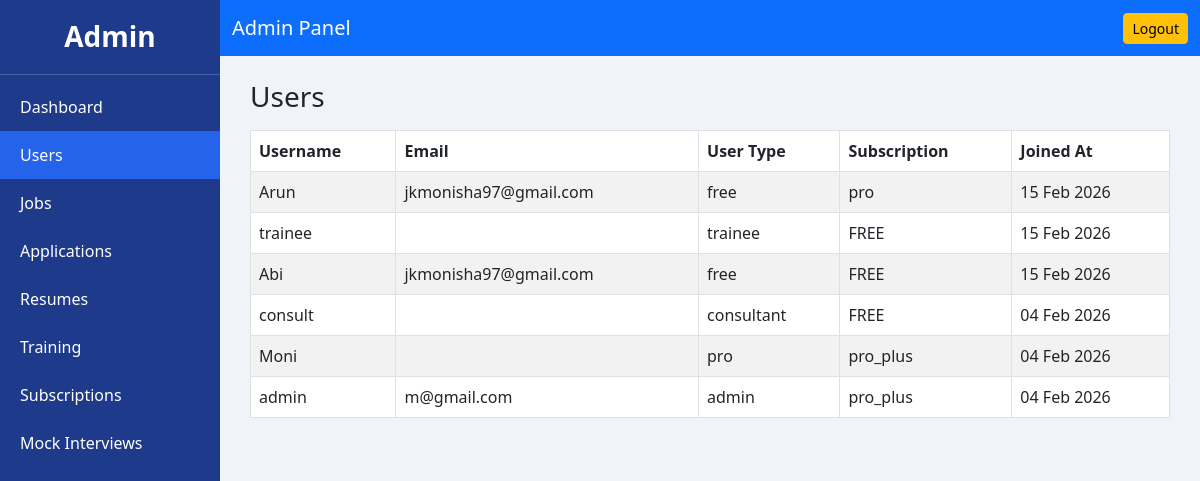
Page /admin-dashboard/users/ on the committed database.
### accounts/models.py (models this page shows, shortened)
class User(AbstractUser):
    USER_TYPE = (
        ('free', 'Free'),
        ('pro', 'Pro'),
        ('pro_plus', 'Pro Plus'),
        ('consultant', 'Consultant'),
        ('admin', 'Admin'),
        ('trainee','Trainee'),
    )
    user_type = models.CharField(
        max_length=15,
        choices=USER_TYPE,
        default='free'
    )
    pro_subscription_active = models.BooleanField(default=False)
    whatsapp_number = models.CharField(max_length=15, blank=True, null=True)

class Subscription(models.Model):
    PLAN_CHOICES = (
        ('FREE', 'Free'),
        ('PRO', 'Pro'),
    )
    user = models.OneToOneField(
        settings.AUTH_USER_MODEL,
        on_delete=models.CASCADE,
        related_name="subscription",
           null=True,
    blank=True   # ⭐ VERY IMPORTANT
    )
    amount_paid = models.CharField(default=0)
    payment_status = models.BooleanField(default=False)
    plan = models.CharField(max_length=10, choices=PLAN_CHOICES, default='FREE')
    created_at = models.DateTimeField(auto_now_add=True)

### dashboard/views.py (the view, shortened to what this page needs)
# urls.py: path('', views.admin_dashboard, name='admin_dashboard'),
def admin_dashboard(request, section=None):
    total_users = User.objects.count()
    total_jobs = Job.objects.count()
    total_applications = JobApplication.objects.count()
    total_resumes = Resumed.objects.count()
    total_courses = TrainingCourse.objects.count()
    total_revenue = Subscription.objects.aggregate(Sum('amount_paid'))['amount_paid__sum'] or 0
    total_notifications = UserNotification.objects.filter(read=False).count()
    recent_users = User.objects.order_by('-date_joined')[:5]
    recent_applications = JobApplication.objects.order_by('-applied_at')[:5]
    recent_resumes = Resumed.objects.order_by('-created_at')[:5]
    recent_enrollments = Enrollment.objects.order_by('-created_at')[:5]
    users_per_month = (
        User.objects.extra(select={'month': "strftime('%%m', date_joined)"})
        .values('month')
        .annotate(count=Count('id'))
        .order_by('month')
    )
    months = [u['month'] for u in users_per_month]
    user_counts = [u['count'] for u in users_per_month]
    revenue_per_month = (
        Subscription.objects.extra(select={'month': "strftime('%%m', created_at)"})
        .values('month')
        .annotate(total=Sum('amount_paid'))
        .order_by('month')
    )
    revenue_months = [r['month'] for r in revenue_per_month]
    revenue_values = [r['total'] or 0 for r in revenue_per_month]
    section_data = {}
    if section == 'users':
        section_data['items'] = User.objects.order_by('-date_joined')
    elif section == 'jobs':
        section_data['items'] = Job.objects.order_by('-created_at')
    elif section == 'applications':
        section_data['items'] = JobApplication.objects.order_by('-applied_at')
    elif section == 'resumes':
        section_data['items'] = Resumed.objects.order_by('-created_at')
    elif section == 'training':
        section_data['items'] = TrainingCourse.objects.order_by('-id')
    elif section == 'subscriptions':
        section_data['items'] = Subscription.objects.order_by('-created_at')
    context = {
        'total_users': total_users,
        'total_jobs': total_jobs,
        'total_applications': total_applications,
        'total_resumes': total_resumes,
        'total_courses': total_courses,
        'total_revenue': total_revenue,
        'total_notifications': total_notifications,
        'months': months,
        'user_counts': user_counts,
        'revenue_months': revenue_months,
        'revenue_values': revenue_values,
        'section': section,
        'section_data': section_data
    }
    return render(request, 'dashboard/admin_dashboard.html', context)

### dashboard/templates/dashboard/admin_dashboard.html (shortened to what this page needs)
{% load static %}
<!DOCTYPE html>
<html lang="en">
<head>
    <link href="https://cdn.jsdelivr.net/npm/bootstrap@5.3.0/dist/css/bootstrap.min.css" rel="stylesheet">
    <link href="https://cdn.jsdelivr.net/npm/bootstrap-icons@1.10.5/font/bootstrap-icons.css" rel="stylesheet">
</head>
<body>
<div class="sidebar d-flex flex-column">
    <h3>Admin</h3>
    <a href="{% url 'admin_dashboard' %}" class="{% if not section %}active{% endif %}">Dashboard</a>
    <a href="{% url 'admin_dashboard_section' 'users' %}" class="{% if section == 'users' %}active{% endif %}">Users</a>
    <a href="{% url 'admin_dashboard_section' 'jobs' %}" class="{% if section == 'jobs' %}active{% endif %}">Jobs</a>
    <a href="{% url 'admin_dashboard_section' 'applications' %}" class="{% if section == 'applications' %}active{% endif %}">Applications</a>
    <a href="{% url 'admin_dashboard_section' 'resumes' %}" class="{% if section == 'resumes' %}active{% endif %}">Resumes</a>
    <a href="{% url 'admin_dashboard_section' 'training' %}" class="{% if section == 'training' %}active{% endif %}">Training</a>
    <a href="{% url 'admin_dashboard_section' 'subscriptions' %}" class="{% if section == 'subscriptions' %}active{% endif %}">Subscriptions</a>
    <a href="{% url 'admin_dashboard_section' 'mock_interviews' %}" class="{% if section == 'mock_interviews' %}active{% endif %}">Mock Interviews</a>
</div>
<nav class="navbar navbar-expand-lg navbar-dark bg-primary">
    <div class="container-fluid">
        <a class="navbar-brand" href="{% url 'admin_dashboard' %}">Admin Panel</a>
        <form method="post" action="{% url 'logout' %}" class="ms-auto">
            <button class="btn btn-warning btn-sm">Logout</button>
        </form>
    </div>
</nav>
<div class="content">
    {% if section %}
        <h3 class="mb-3">{{ section|capfirst }}</h3>
        <div class="table-responsive">
            <table class="table table-striped table-bordered align-middle">
                <thead>
                    <tr>
                        {% if section == 'users' %}<th>Username</th><th>Email</th><th>User Type</th><th>Subscription</th><th>Joined At</th>{% endif %}
                    </tr>
                </thead>
                <tbody>
                    {% for item in section_data.items %}
                        <tr>
                            {% if section == 'users' %}
                                <td>{{ item.username }}</td><td>{{ item.email }}</td><td>{{ item.user_type }}</td><td>{{ item.subscription.plan }}</td><td>{{ item.date_joined|date:"d M Y" }}</td>
                            {% elif section == 'jobs' %}
                                <td>{{ item.title }}</td><td>{{ item.company }}</td><td>{{ item.location }}</td><td>{{ item.posted_by.username }}</td><td>{{ item.created_at|date:"d M Y" }}</td>
                            {% elif section == 'applications' %}
                                <td>{{ item.job.title }}</td><td>{{ item.user.username }}</td><td>{{ item.email }}</td><td>{{ item.phone }}</td><td>{{ item.applied_at|date:"d M Y" }}</td>
                            {% elif section == 'resumes' %}
                                <td>{{ item.user.username }}</td><td>{{ item.template.name }}</td><td>{{ item.created_at|date:"d M Y" }}</td>
                            {% elif section == 'training' %}
                                <td>{{ item.title }}</td><td>{{ item.duration_days }}</td><td>{{ item.price }}</td><td>{{ item.is_active }}</td>
                            {% elif section == 'subscriptions' %}
                                <td>{{ item.user.username }}</td><td>{{ item.plan }}</td><td>{{ item.amount_paid }}</td><td>{{ item.payment_status }}</td><td>{{ item.created_at|date:"d M Y" }}</td>
                            {% endif %}
                        </tr>
                    {% endfor %}
                </tbody>
            </table>
        </div>
    {% endif %}
</div>
</body>
</html>

### dashboard/templates/dashboard/admin_dashboard.html (style rules this page uses)
body { min-height: 100vh; display: flex; font-family: 'Segoe UI', sans-serif; background-color: #f0f4f8; }
.sidebar { width: 220px; background-color: #1e3a8a; color: white; flex-shrink: 0; }
.sidebar h3 { text-align: center; padding: 20px 0; font-weight: bold; border-bottom: 1px solid rgba(255,255,255,0.2); }
.sidebar a { color: #fff; text-decoration: none; display: block; padding: 12px 20px; transition: 0.2s; }
.sidebar a.active, .sidebar a:hover { background-color: #2563eb; }
.navbar { position: fixed; width: calc(100% - 220px); left: 220px; z-index: 1000; }
.content { flex-grow: 1; padding: 80px 30px 30px 30px; }
.table thead { background-color: #1e40af; color: white; }
.table-striped tbody tr:nth-of-type(odd) { background-color: rgba(30, 58, 138, 0.1); }
.table td, .table th { vertical-align: middle; }

### rows in the picture
User: username "Arun", email "jkmonisha97@gmail.com", user_type "free", subscription.plan "pro", date_joined "15 Feb 2026"
User: username "trainee", user_type "trainee", subscription.plan "FREE", date_joined "15 Feb 2026"
User: username "Abi", email "jkmonisha97@gmail.com", user_type "free", subscription.plan "FREE", date_joined "15 Feb 2026"
User: username "consult", user_type "consultant", subscription.plan "FREE", date_joined "04 Feb 2026"
User: username "Moni", user_type "pro", subscription.plan "pro_plus", date_joined "04 Feb 2026"
User: username "admin", email "m@gmail.com", user_type "admin", subscription.plan "pro_plus", date_joined "04 Feb 2026"

### other values in the picture
{{ section|capfirst }} "Users"
